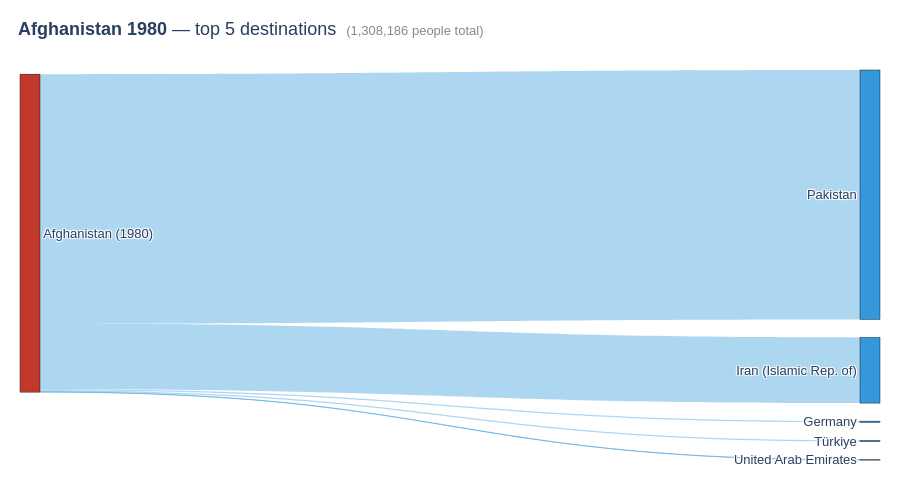
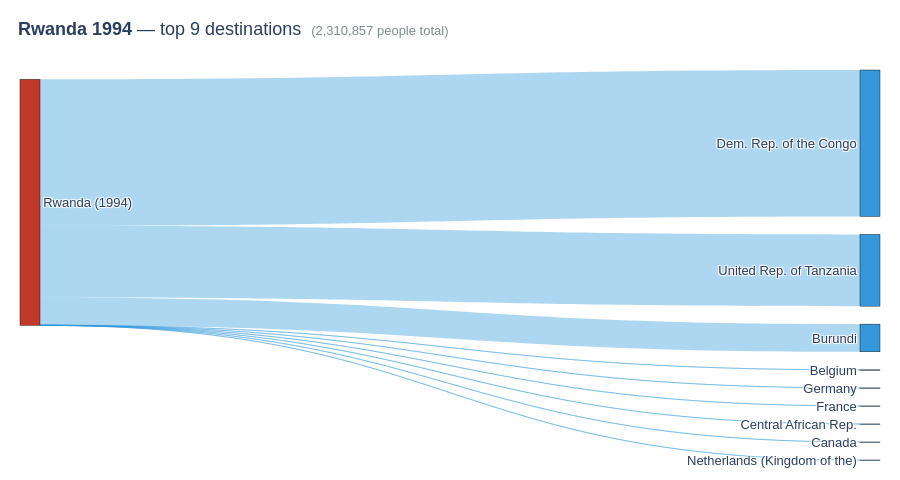
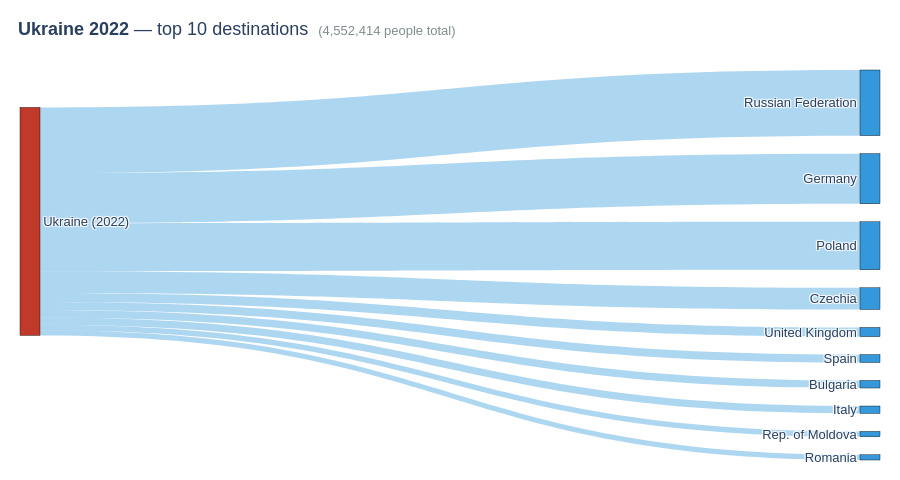

Notebook cell for these charts, in order:
### Code cell
# Sankey — origin → top destinations for each crisis year
CRISES_SANKEY = [
    ("AFG", "Afghanistan", 1980),
    ("RWA", "Rwanda",      1994),
    ("UKR", "Ukraine",     2022),
]
TOP_K = 10

for iso, name, year in CRISES_SANKEY:
    flows = (
        df[(df["OriginISO"] == iso) & (df["Year"] == year)]
        .groupby("AsylumName", as_index=False)["Count"].sum()
        .sort_values("Count", ascending=False)
        .head(TOP_K)
    )

    if flows.empty:
        print(f"No data for {name} {year}")
        continue

    asylum_labels = flows["AsylumName"].fillna("Unknown").tolist()
    values        = flows["Count"].astype(int).tolist()
    total         = sum(values)

    labels = [f"{name} ({year})"] + asylum_labels
    source = [0] * len(asylum_labels)
    target = list(range(1, len(asylum_labels) + 1))

    fig = go.Figure(data=[go.Sankey(
        arrangement="snap",
        node=dict(
            pad=18, thickness=20,
            line=dict(color="black", width=0.4),
            label=labels,
            color=["#c0392b"] + ["#3498db"] * len(asylum_labels),
            hovertemplate="<b>%{label}</b><br>%{value:,} people<extra></extra>",
        ),
        link=dict(
            source=source, target=target, value=values,
            color="rgba(52, 152, 219, 0.4)",
            hovertemplate="<b>%{source.label} → %{target.label}</b><br>"
                          "%{value:,} people<extra></extra>",
        ),
    )])

    fig.update_layout(
        title=dict(
            text=f"<b>{name} {year}</b> — top {len(values)} destinations &nbsp;"
                 f"<span style='color:#7f8c8d;font-size:13px'>({total:,} people total)</span>",
            x=0.02, xanchor="left",
        ),
        font=dict(size=13, family="Arial"),
        height=480,
        margin=dict(l=20, r=20, t=70, b=20),
        paper_bgcolor="white",
    )

    fig.write_html(f"../visualizations/sankey_{iso.lower()}_{year}.html")
    fig.show()

### Figure 1 — Plotly figure (JSON) as saved in the notebook; plotly's stock layout.template omitted (floating-point values rounded to 4 significant figures)
{"data": [{"arrangement": "snap", "link": {"color": "rgba(52, 152, 219, 0.4)", "hovertemplate": "<b>%{source.label} → %{target.label}</b><br>%{value:,} people<extra></extra>", "source": [0, 0, 0, 0, 0], "target": [1, 2, 3, 4, 5], "value": [1026220, 270000, 5466, 5000, 1500]}, "node": {"color": ["#c0392b", "#3498db", "#3498db", "#3498db", "#3498db", "#3498db"], "hovertemplate": "<b>%{label}</b><br>%{value:,} people<extra></extra>", "label": ["Afghanistan (1980)", "Pakistan", "Iran (Islamic Rep. of)", "Germany", "Türkiye", "United Arab Emirates"], "line": {"color": "black", "width": 0.4}, "pad": 18, "thickness": 20}, "type": "sankey"}], "layout": {"font": {"family": "Arial", "size": 13}, "height": 480, "margin": {"b": 20, "l": 20, "r": 20, "t": 70}, "paper_bgcolor": "white", "title": {"text": "<b>Afghanistan 1980</b> — top 5 destinations &nbsp;<span style='color:#7f8c8d;font-size:13px'>(1,308,186 people total)</span>", "x": 0.02, "xanchor": "left"}}}

### Figure 2 — Plotly figure (JSON) as saved in the notebook; plotly's stock layout.template omitted (floating-point values rounded to 4 significant figures)
{"data": [{"arrangement": "snap", "link": {"color": "rgba(52, 152, 219, 0.4)", "hovertemplate": "<b>%{source.label} → %{target.label}</b><br>%{value:,} people<extra></extra>", "source": [0, 0, 0, 0, 0, 0, 0, 0, 0], "target": [1, 2, 3, 4, 5, 6, 7, 8, 9], "value": [1375533, 673540, 260000, 667, 356, 227, 215, 184, 135]}, "node": {"color": ["#c0392b", "#3498db", "#3498db", "#3498db", "#3498db", "#3498db", "#3498db", "#3498db", "#3498db", "#3498db"], "hovertemplate": "<b>%{label}</b><br>%{value:,} people<extra></extra>", "label": ["Rwanda (1994)", "Dem. Rep. of the Congo", "United Rep. of Tanzania", "Burundi", "Belgium", "Germany", "France", "Central African Rep.", "Canada", "Netherlands (Kingdom of the)"], "line": {"color": "black", "width": 0.4}, "pad": 18, "thickness": 20}, "type": "sankey"}], "layout": {"font": {"family": "Arial", "size": 13}, "height": 480, "margin": {"b": 20, "l": 20, "r": 20, "t": 70}, "paper_bgcolor": "white", "title": {"text": "<b>Rwanda 1994</b> — top 9 destinations &nbsp;<span style='color:#7f8c8d;font-size:13px'>(2,310,857 people total)</span>", "x": 0.02, "xanchor": "left"}}}

### Figure 3 — Plotly figure (JSON) as saved in the notebook; plotly's stock layout.template omitted (floating-point values rounded to 4 significant figures)
{"data": [{"arrangement": "snap", "link": {"color": "rgba(52, 152, 219, 0.4)", "hovertemplate": "<b>%{source.label} → %{target.label}</b><br>%{value:,} people<extra></extra>", "source": [0, 0, 0, 0, 0, 0, 0, 0, 0, 0], "target": [1, 2, 3, 4, 5, 6, 7, 8, 9, 10], "value": [1310748, 1001180, 958302, 433274, 182788, 156923, 150026, 147998, 106825, 104350]}, "node": {"color": ["#c0392b", "#3498db", "#3498db", "#3498db", "#3498db", "#3498db", "#3498db", "#3498db", "#3498db", "#3498db", "#3498db"], "hovertemplate": "<b>%{label}</b><br>%{value:,} people<extra></extra>", "label": ["Ukraine (2022)", "Russian Federation", "Germany", "Poland", "Czechia", "United Kingdom", "Spain", "Bulgaria", "Italy", "Rep. of Moldova", "Romania"], "line": {"color": "black", "width": 0.4}, "pad": 18, "thickness": 20}, "type": "sankey"}], "layout": {"font": {"family": "Arial", "size": 13}, "height": 480, "margin": {"b": 20, "l": 20, "r": 20, "t": 70}, "paper_bgcolor": "white", "title": {"text": "<b>Ukraine 2022</b> — top 10 destinations &nbsp;<span style='color:#7f8c8d;font-size:13px'>(4,552,414 people total)</span>", "x": 0.02, "xanchor": "left"}}}
